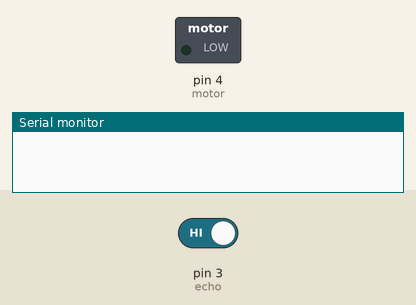
Simulated run of this sketch. Board: Arduino Uno, built with avr-gcc and run on an emulated ATmega328P. Parts: switched loads named in the sketch (green lamp = pin HIGH), the last lines printed to the serial monitor. The inputs (shaded band) are chosen by the test bench; at power-on: pin 3 (echo) HIGH. Pins used as bus, display or sensor lines are not drawn.

Above: at 0.1 s.
At 1.6 s:
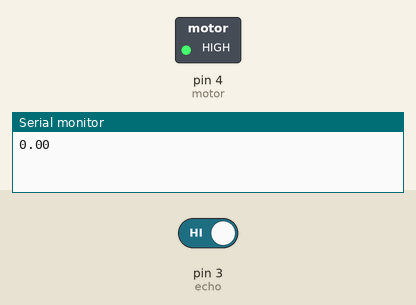
Timing chart, 0 to 3.1 s (numbered marks = the images above):
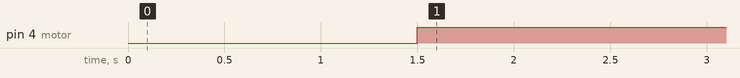

Measured:
- by itself, pin 4 (motor): LOW → HIGH at 1.5 s

The sketch:

echo_trig.ino
```cpp
void setup()
{
  pinMode(2,OUTPUT); //trig
  pinMode(3,INPUT); //echo
  pinMode(4,OUTPUT); //motor
  Serial.begin(115200);
}

void loop()
{
  digitalWrite(2,0);
  digitalWrite(3,0);
  delayMicroseconds(2);
  digitalWrite(2,1);
  delayMicroseconds(10);
  digitalWrite(3,1);

   unsigned long duration = pulseIn(3, HIGH);
   float distance = ((float)(340 * duration) / 10000) / 2;

   Serial.println(distance);
   delay(500);

   if(distance <= 200 || distance >=2700) digitalWrite(4,1);
   else digitalWrite(4,0);
}
```
